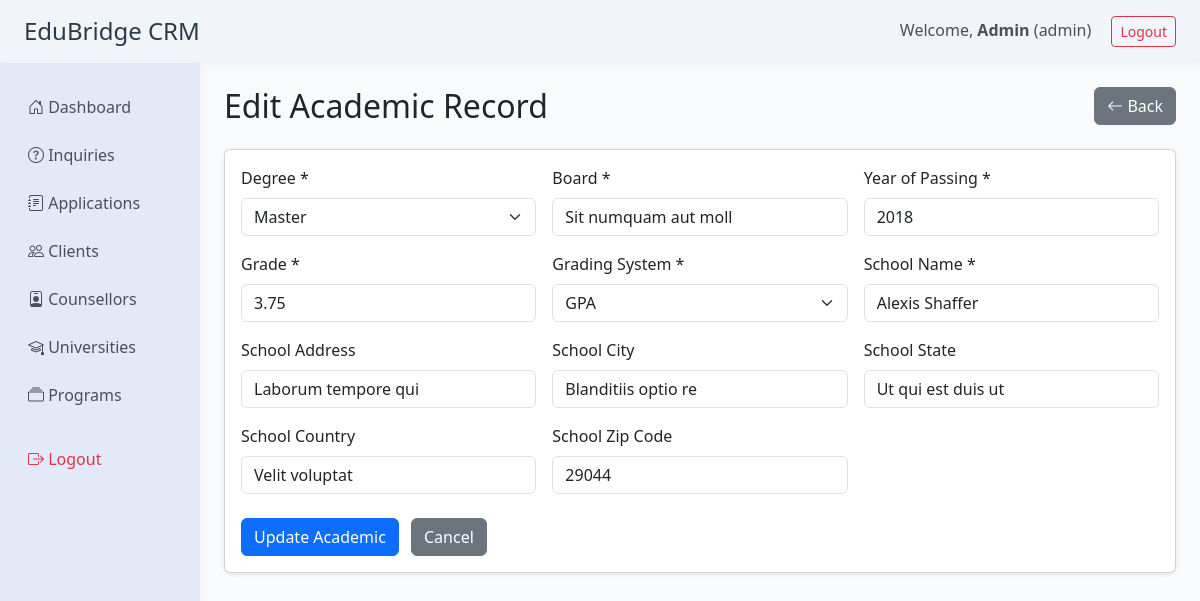
The page /modules/clients/academics_edit.php?id=4&client_id=6 (signed in) on the database its author committed.
### tables this page shows
CREATE TABLE `student_academics` (
  `id` int(11) NOT NULL,
  `client_id` int(11) NOT NULL,
  `degree` varchar(100) NOT NULL,
  `board` varchar(100) NOT NULL,
  `year_of_passing` int(11) NOT NULL,
  `grade` varchar(20) NOT NULL,
  `grading_system` varchar(50) NOT NULL,
  `school_name` varchar(100) NOT NULL,
  `school_address` varchar(255) NOT NULL,
  `school_city` varchar(50) NOT NULL,
  `school_state` varchar(50) NOT NULL,
  `school_country` varchar(50) NOT NULL,
  `school_zip_code` varchar(20) DEFAULT NULL,
  `created_at` datetime NOT NULL DEFAULT current_timestamp(),
  `updated_at` datetime NOT NULL DEFAULT current_timestamp() ON UPDATE current_timestamp()
);

### modules/clients/academics_edit.php (the view, shortened to what this page needs)
<?php
require_once '../../includes/db.php';
$id = intval($_GET['id'] ?? 0);
$client_id = $_GET['client_id'] ?? null;
$stmt = $mysqli->prepare('SELECT * FROM student_academics WHERE id = ?');
$stmt->bind_param('i', $id);
$stmt->execute();
$academic = $stmt->get_result()->fetch_assoc();
$degree_options = ['SEE', '+2', 'Bachelor', 'Master', 'PhD'];
$grading_options = ['Percentage', 'GPA', 'CGPA'];
?>
<!DOCTYPE html>
<html lang="en">
<head>
    <link href="https://cdn.jsdelivr.net/npm/bootstrap@5.3.0/dist/css/bootstrap.min.css" rel="stylesheet">
    <link rel="stylesheet" href="https://cdn.jsdelivr.net/npm/bootstrap-icons@1.10.5/font/bootstrap-icons.css">
</head>
<body>
<?php include '../../includes/header.php'; ?>
<div class="container-fluid">
    <div class="row">
        <?php include '../../includes/sidebar.php'; ?>
        <main class="col-md-10 ms-sm-auto px-4 py-4">
            <div class="d-flex justify-content-between align-items-center mb-4">
                <h2 class="mb-0">Edit Academic Record</h2>
                <a href="view.php?id=<?= $client_id ?>&tab=academics" class="btn btn-secondary"><i class="bi bi-arrow-left"></i> Back</a>
            </div>
            <div class="card shadow-sm">
                <div class="card-body">
                    <form method="post" autocomplete="off">
                        <div class="row g-3">
                            <div class="col-md-4">
                                <label class="form-label">Degree *</label>
                                <select name="degree" class="form-select" required>
                                    <?php foreach ($degree_options as $opt): ?>
                                        <option value="<?= $opt ?>" <?= $academic['degree'] === $opt ? 'selected' : '' ?>><?= $opt ?></option>
                                    <?php endforeach; ?>
                                </select>
                            </div>
                            <div class="col-md-4">
                                <label class="form-label">Board *</label>
                                <input type="text" name="board" class="form-control" value="<?= htmlspecialchars($academic['board']) ?>" required>
                            </div>
                            <div class="col-md-4">
                                <label class="form-label">Year of Passing *</label>
                                <input type="number" name="year_of_passing" class="form-control" min="1900" max="2100" value="<?= htmlspecialchars($academic['year_of_passing']) ?>" required>
                            </div>
                            <div class="col-md-4">
                                <label class="form-label">Grade *</label>
                                <input type="text" name="grade" class="form-control" value="<?= htmlspecialchars($academic['grade']) ?>" required>
                            </div>
                            <div class="col-md-4">
                                <label class="form-label">Grading System *</label>
                                <select name="grading_system" class="form-select" required>
                                    <?php foreach ($grading_options as $opt): ?>
                                        <option value="<?= $opt ?>" <?= $academic['grading_system'] === $opt ? 'selected' : '' ?>><?= $opt ?></option>
                                    <?php endforeach; ?>
                                </select>
                            </div>
                            <div class="col-md-4">
                                <label class="form-label">School Name *</label>
                                <input type="text" name="school_name" class="form-control" value="<?= htmlspecialchars($academic['school_name']) ?>" required>
                            </div>
                            <div class="col-md-4">
                                <label class="form-label">School Address</label>
                                <input type="text" name="school_address" class="form-control" value="<?= htmlspecialchars($academic['school_address']) ?>">
                            </div>
                            <div class="col-md-4">
                                <label class="form-label">School City</label>
                                <input type="text" name="school_city" class="form-control" value="<?= htmlspecialchars($academic['school_city']) ?>">
                            </div>
                            <div class="col-md-4">
                                <label class="form-label">School State</label>
                                <input type="text" name="school_state" class="form-control" value="<?= htmlspecialchars($academic['school_state']) ?>">
                            </div>
                            <div class="col-md-4">
                                <label class="form-label">School Country</label>
                                <input type="text" name="school_country" class="form-control" value="<?= htmlspecialchars($academic['school_country']) ?>">
                            </div>
                            <div class="col-md-4">
                                <label class="form-label">School Zip Code</label>
                                <input type="text" name="school_zip_code" class="form-control" value="<?= htmlspecialchars($academic['school_zip_code']) ?>">
                            </div>
                        </div>
                        <div class="mt-4">
                            <button type="submit" class="btn btn-primary">Update Academic</button>
                            <a href="view.php?id=<?= $client_id ?>&tab=academics" class="btn btn-secondary ms-2">Cancel</a>
                        </div>
                    </form>
                </div>
            </div>
        </main>
    </div>
</div>
</body>
</html>

### modules/clients/academics_edit.php (style rules this page uses)
body { background: #f8fafc; }

### rows shown on the page
student_academics: degree "Master", board "Sit numquam aut moll", year_of_passing "2018", grade "3.75", grading_system "GPA", school_name "Alexis Shaffer", school_address "Laborum tempore qui", school_city "Blanditiis optio re", school_state "Ut qui est duis ut", school_country "Velit voluptat", school_zip_code "29044"

### other values the page prints
$user_name "Admin"
$user_role "admin"
